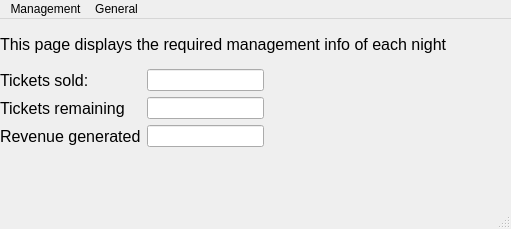
<?xml version="1.0" encoding="UTF-8"?>
<ui version="4.0">
 <class>MainWindow</class>
 <widget class="QMainWindow" name="MainWindow">
  <property name="geometry">
   <rect>
    <x>0</x>
    <y>0</y>
    <width>511</width>
    <height>229</height>
   </rect>
  </property>
  <property name="windowTitle">
   <string>MainWindow</string>
  </property>
  <widget class="QWidget" name="centralwidget">
   <widget class="QLabel" name="label_4">
    <property name="geometry">
     <rect>
      <x>0</x>
      <y>10</y>
      <width>511</width>
      <height>31</height>
     </rect>
    </property>
    <property name="font">
     <font>
      <pointsize>12</pointsize>
     </font>
    </property>
    <property name="text">
     <string>This page displays the required management info of each night</string>
    </property>
   </widget>
   <widget class="QWidget" name="">
    <property name="geometry">
     <rect>
      <x>0</x>
      <y>50</y>
      <width>264</width>
      <height>201</height>
     </rect>
    </property>
    <layout class="QFormLayout" name="formLayout">
     <item row="0" column="0">
      <widget class="QLabel" name="label">
       <property name="font">
        <font>
         <pointsize>12</pointsize>
        </font>
       </property>
       <property name="text">
        <string>Tickets sold:</string>
       </property>
      </widget>
     </item>
     <item row="0" column="1">
      <widget class="QLineEdit" name="lineEdit"/>
     </item>
     <item row="1" column="0">
      <widget class="QLabel" name="label_2">
       <property name="font">
        <font>
         <pointsize>12</pointsize>
        </font>
       </property>
       <property name="text">
        <string>Tickets remaining</string>
       </property>
      </widget>
     </item>
     <item row="1" column="1">
      <widget class="QLineEdit" name="lineEdit_2"/>
     </item>
     <item row="2" column="0">
      <widget class="QLabel" name="label_3">
       <property name="font">
        <font>
         <pointsize>12</pointsize>
        </font>
       </property>
       <property name="text">
        <string>Revenue generated</string>
       </property>
      </widget>
     </item>
     <item row="2" column="1">
      <widget class="QLineEdit" name="lineEdit_3"/>
     </item>
    </layout>
   </widget>
  </widget>
  <widget class="QMenuBar" name="menubar">
   <property name="geometry">
    <rect>
     <x>0</x>
     <y>0</y>
     <width>511</width>
     <height>33</height>
    </rect>
   </property>
   <widget class="QMenu" name="management_tab">
    <property name="title">
     <string>Management</string>
    </property>
   </widget>
   <widget class="QMenu" name="general_tab">
    <property name="title">
     <string>General</string>
    </property>
   </widget>
   <addaction name="management_tab"/>
   <addaction name="general_tab"/>
  </widget>
  <widget class="QStatusBar" name="statusbar"/>
 </widget>
 <resources/>
 <connections/>
</ui>
